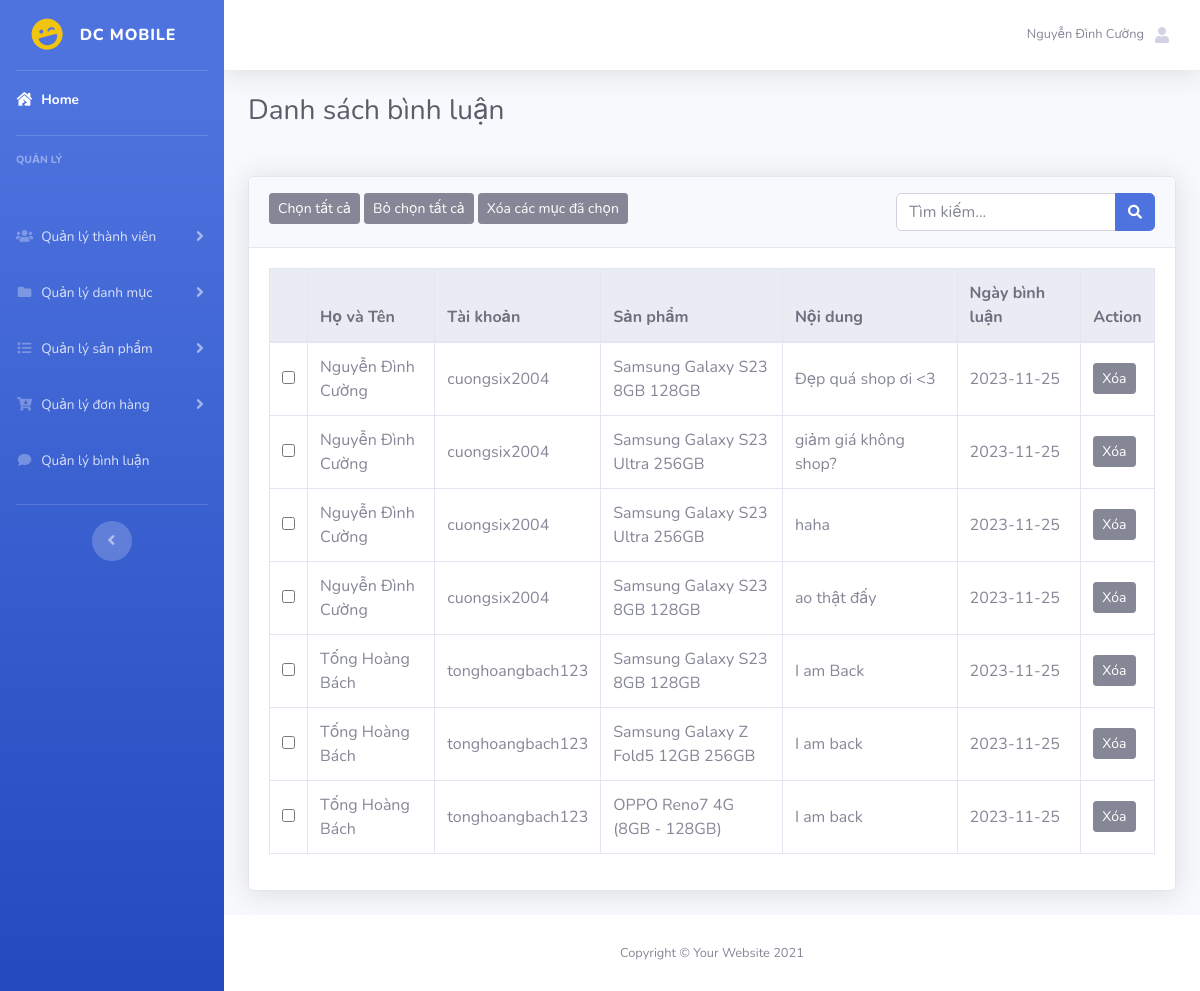
Before: /admin/index.php?act=listbl (signed in) with the older database file.
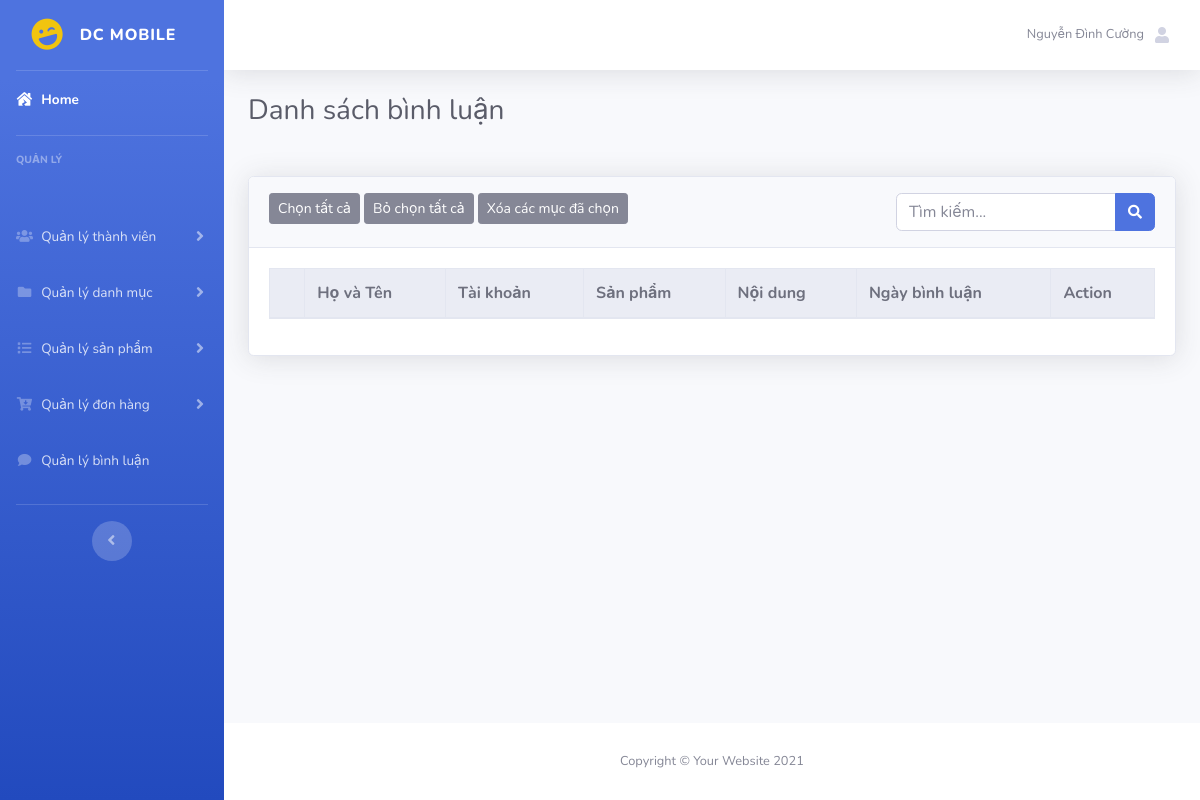
After: the same page with the newer database file.
### tables this page shows
CREATE TABLE `binhluan` (
  `id` int(5) NOT NULL,
  `idtaikhoan` int(5) NOT NULL,
  `idsanpham` int(5) NOT NULL,
  `noidung` varchar(255) NOT NULL,
  `ngaybinhluan` date DEFAULT NULL
);

CREATE TABLE `taikhoan` (
  `id` int(5) NOT NULL,
  `hovaten` varchar(50) DEFAULT NULL,
  `tendangnhap` varchar(50) NOT NULL,
  `matkhau` varchar(50) NOT NULL,
  `email` varchar(255) NOT NULL,
  `sodienthoai` varchar(20) DEFAULT NULL,
  `diachi` varchar(255) DEFAULT NULL,
  `role` tinyint(5) NOT NULL DEFAULT 0
);

CREATE TABLE `sanpham` (
  `id` int(5) NOT NULL,
  `iddm` int(5) NOT NULL,
  `tensp` varchar(255) NOT NULL,
  `giasp` int(20) NOT NULL DEFAULT 0,
  `giakm` int(20) NOT NULL,
  `image` varchar(255) DEFAULT NULL,
  `soluong` int(5) NOT NULL DEFAULT 0,
  `trangthai` tinyint(1) NOT NULL DEFAULT 0 COMMENT '0. còn hàng 1. hết hàng',
  `khuyenmai` int(10) NOT NULL DEFAULT 0,
  `mota` text DEFAULT NULL,
  `luotxem` int(20) NOT NULL DEFAULT 0
);

### model/pdo.php (called while the page is built, shortened)
<?php
function pdo_get_connection(){
    $servername = "localhost";
    $username = "root";
    $password = "";
    try {
        $conn = new PDO("mysql:host=$servername;dbname=du_an_1", $username, $password);
        $conn->setAttribute(PDO::ATTR_ERRMODE, PDO::ERRMODE_EXCEPTION);
        return $conn;
    } catch(PDOException $e) {
        echo "Connection failed: " . $e->getMessage();
    }
}
function pdo_query($sql){
    $sql_args=array_slice(func_get_args(),1);
    try{
        $conn=pdo_get_connection();
        $stmt=$conn->prepare($sql);
        $stmt->execute($sql_args);
        $rows=$stmt->fetchAll();
        return $rows;
    }
    catch(PDOException $e){
        throw $e;
    }
    finally{
        unset($conn);
    }
}
?>

### model/binhluan.php (called while the page is built, shortened)
<?php
 function load_all_bl($kyw){
    $query="SELECT binhluan.*, taikhoan.hovaten, taikhoan.tendangnhap, sanpham.tensp FROM binhluan
    INNER JOIN taikhoan ON binhluan.idtaikhoan=taikhoan.id INNER JOIN sanpham ON binhluan.idsanpham=sanpham.id WHERE 1";
    $query .=" ORDER BY id asc";
    return pdo_query($query);
}
?>

### admin/binhluan/list.php (the view)
<div class="container-fluid">
    <h1 class="h3 mb-2 text-gray-800 mb-5">Danh sách bình luận</h1>
    <form action="?act=listbl" method="post">
        <div class="card shadow mb-4">
            <div class="card-header py-3">
                <button type="button" class="btn btn-secondary btn-sm" onclick="chontatca()">Chọn tất cả</button>
                <button type="button" class="btn btn-secondary btn-sm" onclick="bochontatca()">Bỏ chọn tất cả</button>
                <button type="submit" name="xoacacmucchon" class="btn btn-secondary btn-sm">Xóa các mục đã chọn</button>
                <div class="float-right">
                    <div class="input-group">
                        <input type="text" class="form-control" name="kyw" placeholder="Tìm kiếm...">
                        <div class="input-group-append">
                            <button class="btn btn-primary" type="submit" name="search">
                                <i class="fas fa-search fa-sm"></i>
                            </button>
                        </div>
                    </div>
                </div>
            </div>
            <div class="card-body">
                <div class="table-responsive">
                    <table class="table table-bordered" width="100%" cellspacing="0">
                        <thead class="thead-light">
                            <tr>
                                <th></th>
                                <th>Họ và Tên</th>
                                <th>Tài khoản</th>
                                <th>Sản phẩm</th>
                                <th>Nội dung</th>
                                <th>Ngày bình luận</th>
                                <th>Action</th>
                            </tr>
                        </thead>
                        <tbody>
                            <?php
                                foreach ($listbl as $bl) {
                                    extract($bl);
                                    echo '<tr>
                                            <td class="text-center align-middle"><input type="checkbox" name="select[]" value="'.$id.'"></td>
                                            <td class="col-2 align-middle">'.$hovaten.'</td>
                                            <td class="col-1 align-middle">'.$tendangnhap.'</td>
                                            <td class="col-3 align-middle">'.$tensp.'</td>
                                            <td  class="col-3 align-middle">'.$noidung.'</td>
                                            <td class="col-2 align-middle">'.$ngaybinhluan.'</td>
                                            <td class="col-1 align-middle"><a href="?act=xoabl&id='.$id.'"><button type="button" class="btn btn-secondary btn-sm">Xóa</button></a></td>
                                        </tr>';
                                }
                            ?>
                        </tbody>
                    </table>
                </div>
            </div>
        </div>
    </form>
</div>

### admin/header.php (shortened to what this page needs)
<!DOCTYPE html>
<html lang="en">
<head>
    <link rel="stylesheet" href="../assets/css/style.css">
    <link href="../assets/vendor/fontawesome-free/css/all.min.css" rel="stylesheet" type="text/css">
    <link href="../assets/css/sb-admin-2.min.css" rel="stylesheet">
    <link href="../assets/vendor/datatables/dataTables.bootstrap4.min.css" rel="stylesheet">
</head>
<body id="page-top">
    <div id="wrapper">
        <ul class="navbar-nav bg-gradient-primary sidebar sidebar-dark accordion" id="accordionSidebar">
            <a class="sidebar-brand d-flex align-items-center justify-content-center" href="?act=trangchu">
                <div class="sidebar-brand-icon rotate-n-15">
                    <i class="fas fa-laugh-wink" style="color: #f1c40f;"></i>
                </div>
                <div class="sidebar-brand-text mx-3">DC MOBILE</div>
            </a>
            <hr class="sidebar-divider my-0">
            <li class="nav-item active">
                <a class="nav-link" href="?act=trangchu">
                    <i class="fas fa-fw fa-house-damage"></i>
                    <span>Home</span>
            </li>
            <hr class="sidebar-divider">
            <div class="sidebar-heading">
                Quản lý
            </div>
            <li class="nav-item">
                <a class="nav-link collapsed" href="#" data-toggle="collapse" data-target="#collapseTwo"
                    aria-expanded="true" aria-controls="collapseTwo">
                    <i class="fas fa-fw fa-users"></i>
                    <span>Quản lý thành viên</span>
                </a>
            </li>
            <li class="nav-item">
                <a class="nav-link collapsed" href="#" data-toggle="collapse" data-target="#collapseThree"
                    aria-expanded="true" aria-controls="collapseThree">
                    <i class="fas fa-fw fa-folder"></i>
                    <span>Quản lý danh mục</span>
                </a>
            </li>
            <li class="nav-item">
                <a class="nav-link collapsed" href="#" data-toggle="collapse" data-target="#collapseFour"
                    aria-expanded="true" aria-controls="collapseFour">
                    <i class="fas fa-fw fa-list"></i>
                    <span>Quản lý sản phẩm</span>
                </a>
            </li>
            <li class="nav-item">
                <a class="nav-link collapsed" href="#" data-toggle="collapse" data-target="#collapseFive"
                    aria-expanded="true" aria-controls="collapseFive">
                    <i class="fas fa-fw fa-cart-arrow-down"></i>
                    <span>Quản lý đơn hàng</span>
                </a>
            </li>
            <li class="nav-item mb-3">
                <a class="nav-link" href="?act=listbl">
                    <i class="fas fa-fw fa-comment"></i>
                    <span>Quản lý bình luận</span></a>
            </li>
            <hr class="sidebar-divider d-none d-md-block">
            <div class="text-center d-none d-md-inline">
                <button class="rounded-circle border-0" id="sidebarToggle"></button>
            </div>
        </ul>
        <div id="content-wrapper" class="d-flex flex-column">
            <div id="content">
                <nav class="navbar navbar-expand navbar-light bg-white topbar mb-4 static-top shadow">
                    <ul class="navbar-nav ml-auto">
                        <li class="nav-item dropdown no-arrow">
                            <a class="nav-link dropdown-toggle" href="#" id="userDropdown" role="button"
                                data-toggle="dropdown" aria-haspopup="true" aria-expanded="false">
                                <span class="mr-2 d-none d-lg-inline text-gray-600 small"><?= $_SESSION['user']['hovaten'];?></span>
                                <i class="fas fa-fw fa-user"></i>
                            </a>
                        </li>
                    </ul>
                </nav>

### admin/index.php (shortened to what this page needs)
<?php
include "../model/pdo.php";
include "../model/binhluan.php";
include "header.php";
if(isset($_GET['act'])&&($_GET['act']!="")){
    $act=$_GET['act'];
    switch ($act) {
        case 'listbl':
            if(isset($_POST['search'])){
                $kyw=$_POST['kyw'];
            }else{
                $kyw="";
            }
            $listbl=load_all_bl($kyw);
            include "binhluan/list.php";
            break;
    }
}else{
    include "home.php";
}
include "footer.php";
?>

### admin/footer.php (shortened to what this page needs)
</div>
            <footer class="sticky-footer bg-white">
                <div class="container my-auto">
                    <div class="copyright text-center my-auto">
                        <span>Copyright &copy; Your Website 2021</span>
                    </div>
                </div>
            </footer>
        </div>
    </div>
</body>
</html>

### assets/css/style.css (style rules this page uses)
.table { vertical-align: baseline; }
td { vertical-align: middle; }

Changed rows visible on the page:
removed binhluan: idtaikhoan.hovaten "Nguyễn Đình Cường", idtaikhoan.tendangnhap "cuongsix2004", idsanpham.tensp "Samsung Galaxy S23 8GB 128GB", noidung "Đẹp quá shop ơi <3", ngaybinhluan "2023-11-25"
removed binhluan: idtaikhoan.hovaten "Nguyễn Đình Cường", idtaikhoan.tendangnhap "cuongsix2004", idsanpham.tensp "Samsung Galaxy S23 Ultra 256GB", noidung "giảm giá không shop?", ngaybinhluan "2023-11-25"
removed binhluan: idtaikhoan.hovaten "Nguyễn Đình Cường", idtaikhoan.tendangnhap "cuongsix2004", idsanpham.tensp "Samsung Galaxy S23 Ultra 256GB", noidung "haha", ngaybinhluan "2023-11-25"
removed binhluan: idtaikhoan.hovaten "Nguyễn Đình Cường", idtaikhoan.tendangnhap "cuongsix2004", idsanpham.tensp "Samsung Galaxy S23 8GB 128GB", noidung "ao thật đấy", ngaybinhluan "2023-11-25"
removed binhluan: idtaikhoan.hovaten "Tống Hoàng Bách", idtaikhoan.tendangnhap "tonghoangbach123", idsanpham.tensp "Samsung Galaxy S23 8GB 128GB", noidung "I am Back", ngaybinhluan "2023-11-25"
removed binhluan: idtaikhoan.hovaten "Tống Hoàng Bách", idtaikhoan.tendangnhap "tonghoangbach123", idsanpham.tensp "Samsung Galaxy Z Fold5 12GB 256GB", noidung "I am back", ngaybinhluan "2023-11-25"
removed binhluan: idtaikhoan.hovaten "Tống Hoàng Bách", idtaikhoan.tendangnhap "tonghoangbach123", idsanpham.tensp "OPPO Reno7 4G (8GB - 128GB)", noidung "I am back", ngaybinhluan "2023-11-25"
